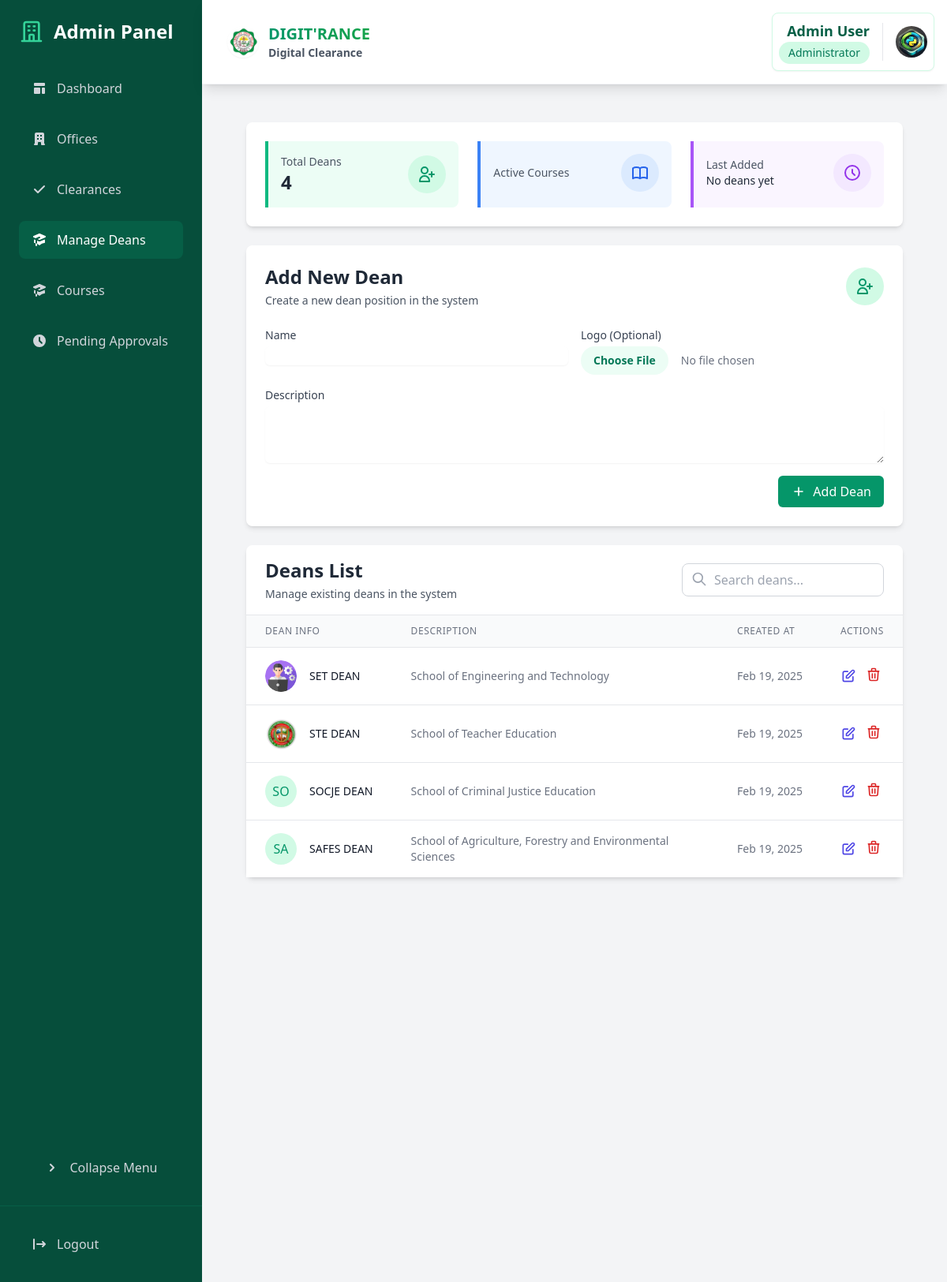
/dashboard/admin/deans/ (signed in), run on the app's committed database.
### core/models.py (models this page shows, shortened)
class Dean(models.Model):
    name = models.CharField(max_length=100, unique=True)
    logo = models.ImageField(upload_to='dean_logos/', blank=True, null=True)
    description = models.TextField(blank=True, null=True)
    created_at = models.DateTimeField(auto_now_add=True)

### core/views.py (the view, shortened to what this page needs)
# urls.py: path('dashboard/admin/deans/', views.admin_deans, name='admin_deans'),
@login_required
@user_passes_test(lambda u: u.is_superuser)
def admin_deans(request):
    deans = Dean.objects.all()
    return render(request, 'admin/deans.html', {'deans': deans})

### core/models.py (called while the page is built)
    def get_profile_picture_url(self):
        if self.profile_picture and hasattr(self.profile_picture, 'url'):
            return self.profile_picture.url
        return static('img/default-profile.png')

### templates/admin/deans.html (shortened to what this page needs)
{% extends 'admin/base_admin.html' %}
{% block admin_content %}
<div class="space-y-6">
    <div class="bg-white rounded-lg shadow-md p-6">
        <div class="grid grid-cols-1 md:grid-cols-3 gap-6">
            <div class="border-l-4 border-emerald-500 bg-emerald-50 p-4 rounded-r-lg">
                <div class="flex items-center justify-between">
                    <div>
                        <p class="text-sm text-gray-600">Total Deans</p>
                        <h3 class="text-2xl font-bold text-gray-800">{{ deans.count }}</h3>
                    </div>
                    <div class="p-3 bg-emerald-100 rounded-full">
                        <svg class="w-6 h-6 text-emerald-600" fill="none" stroke="currentColor" viewBox="0 0 24 24">
                            <path stroke-linecap="round" stroke-linejoin="round" stroke-width="2" d="M18 9v3m0 0v3m0-3h3m-3 0h-3m-2-5a4 4 0 11-8 0 4 4 0 018 0zM3 20a6 6 0 0112 0v1H3v-1z" />
                        </svg>
                    </div>
                </div>
            </div>
            <div class="border-l-4 border-blue-500 bg-blue-50 p-4 rounded-r-lg">
                <div class="flex items-center justify-between">
                    <div>
                        <p class="text-sm text-gray-600">Active Courses</p>
                    </div>
                    <div class="p-3 bg-blue-100 rounded-full">
                    </div>
                </div>
            </div>
            <div class="border-l-4 border-purple-500 bg-purple-50 p-4 rounded-r-lg">
                <div class="flex items-center justify-between">
                    <div>
                        <p class="text-sm text-gray-600">Last Added</p>
                        <h3 class="text-sm font-medium text-gray-800">{{ latest_dean.name|default:"No deans yet" }}</h3>
                    </div>
                    <div class="p-3 bg-purple-100 rounded-full">
                        <svg class="w-6 h-6 text-purple-600" fill="none" stroke="currentColor" viewBox="0 0 24 24">
                            <path stroke-linecap="round" stroke-linejoin="round" stroke-width="2" d="M12 8v4l3 3m6-3a9 9 0 11-18 0 9 9 0 0118 0z" />
                        </svg>
                    </div>
                </div>
            </div>
        </div>
    </div>
    <div class="bg-white rounded-lg shadow-md p-6 transform hover:shadow-lg transition-all duration-300">
        <div class="flex items-center justify-between mb-6">
            <div>
                <h2 class="text-2xl font-bold text-gray-800">Add New Dean</h2>
                <p class="text-sm text-gray-600 mt-1">Create a new dean position in the system</p>
            </div>
            <div class="p-3 bg-emerald-100 rounded-full">
                <svg class="w-6 h-6 text-emerald-600" fill="none" stroke="currentColor" viewBox="0 0 24 24">
                    <path stroke-linecap="round" stroke-linejoin="round" stroke-width="2" d="M18 9v3m0 0v3m0-3h3m-3 0h-3m-2-5a4 4 0 11-8 0 4 4 0 018 0zM3 20a6 6 0 0112 0v1H3v-1z" />
                </svg>
            </div>
        </div>
        <form method="POST" enctype="multipart/form-data" class="space-y-4">
            <div class="grid grid-cols-1 md:grid-cols-2 gap-4">
                <div>
                    <label for="name" class="block text-sm font-medium text-gray-700">Name</label>
                    <input type="text" name="name" id="name" required
                        class="mt-1 block w-full rounded-md border-gray-300 shadow-sm focus:border-emerald-500 focus:ring-emerald-500 transition-colors">
                </div>
                <div>
                    <label for="logo" class="block text-sm font-medium text-gray-700">Logo (Optional)</label>
                    <input type="file" name="logo" id="logo" accept="image/*"
                        class="mt-1 block w-full text-sm text-gray-500 file:mr-4 file:py-2 file:px-4 file:rounded-full file:border-0 file:text-sm file:font-semibold file:bg-emerald-50 file:text-emerald-700 hover:file:bg-emerald-100">
                </div>
                <div class="md:col-span-2">
                    <label for="description" class="block text-sm font-medium text-gray-700">Description</label>
                    <textarea name="description" id="description" rows="3"
                        class="mt-1 block w-full rounded-md border-gray-300 shadow-sm focus:border-emerald-500 focus:ring-emerald-500 transition-colors"></textarea>
                </div>
            </div>
            <div class="flex justify-end mt-6">
                <button type="submit"
                    class="inline-flex items-center px-4 py-2 bg-emerald-600 text-white rounded-md hover:bg-emerald-700 focus:outline-none focus:ring-2 focus:ring-offset-2 focus:ring-emerald-500 transition-colors">
                    <svg class="w-5 h-5 mr-2" fill="none" stroke="currentColor" viewBox="0 0 24 24">
                        <path stroke-linecap="round" stroke-linejoin="round" stroke-width="2" d="M12 6v6m0 0v6m0-6h6m-6 0H6" />
                    </svg>
                    Add Dean
                </button>
            </div>
        </form>
    </div>
    <div class="bg-white rounded-lg shadow-md">
        <div class="px-6 py-4 border-b border-gray-200">
            <div class="flex items-center justify-between">
                <div>
                    <h2 class="text-2xl font-bold text-gray-800">Deans List</h2>
                    <p class="text-sm text-gray-600 mt-1">Manage existing deans in the system</p>
                </div>
                <div class="relative">
                    <input type="text" id="searchDeans" placeholder="Search deans..."
                        class="w-64 pl-10 pr-4 py-2 border border-gray-300 rounded-lg focus:outline-none focus:ring-2 focus:ring-emerald-500">
                    <div class="absolute left-3 top-2.5 text-gray-400">
                        <svg class="w-5 h-5" fill="none" stroke="currentColor" viewBox="0 0 24 24">
                            <path stroke-linecap="round" stroke-linejoin="round" stroke-width="2" d="M21 21l-6-6m2-5a7 7 0 11-14 0 7 7 0 0114 0z" />
                        </svg>
                    </div>
                </div>
            </div>
        </div>
        <div class="overflow-x-auto">
            <table class="min-w-full divide-y divide-gray-200">
                <thead class="bg-gray-50">
                    <tr>
                        <th class="px-6 py-3 text-left text-xs font-medium text-gray-500 uppercase tracking-wider">Dean Info</th>
                        <th class="px-6 py-3 text-left text-xs font-medium text-gray-500 uppercase tracking-wider">Description</th>
                        <th class="px-6 py-3 text-left text-xs font-medium text-gray-500 uppercase tracking-wider">Created At</th>
                        <th class="px-6 py-3 text-left text-xs font-medium text-gray-500 uppercase tracking-wider">Actions</th>
                    </tr>
                </thead>
                <tbody class="bg-white divide-y divide-gray-200">
                    {% for dean in deans %}
                    <tr class="hover:bg-gray-50 transition-colors">
                        <td class="px-6 py-4 whitespace-nowrap">
                            <div class="flex items-center">
                                {% if dean.logo %}
                                <img src="{{ dean.logo.url }}" alt="{{ dean.name }}" class="h-10 w-10 rounded-full object-cover">
                                {% else %}
                                <div class="flex-shrink-0 h-10 w-10 bg-emerald-100 rounded-full flex items-center justify-center">
                                    <span class="text-emerald-600 font-medium">{{ dean.name|slice:":2" }}</span>
                                </div>
                                {% endif %}
                                <div class="ml-4">
                                    <div class="text-sm font-medium text-gray-900">{{ dean.name }}</div>
                                </div>
                            </div>
                        </td>
                        <td class="px-6 py-4">
                            <div class="text-sm text-gray-500">{{ dean.description|default:"-"|truncatechars:100 }}</div>
                        </td>
                        <td class="px-6 py-4 whitespace-nowrap text-sm text-gray-500">
                            {{ dean.created_at|date:"M d, Y" }}
                        </td>
                        <td class="px-6 py-4 whitespace-nowrap text-sm font-medium">
                            <div class="flex items-center space-x-3">
                                <button onclick="editDean('{{ dean.id }}')"
                                    class="text-indigo-600 hover:text-indigo-900 transition-colors">
                                    <svg class="w-5 h-5" fill="none" stroke="currentColor" viewBox="0 0 24 24">
                                        <path stroke-linecap="round" stroke-linejoin="round" stroke-width="2" d="M11 5H6a2 2 0 00-2 2v11a2 2 0 002 2h11a2 2 0 002-2v-5m-1.414-9.414a2 2 0 112.828 2.828L11.828 15H9v-2.828l8.586-8.586z" />
                                    </svg>
                                </button>
                                <form method="POST" class="inline">
                                    <button type="submit"
                                            class="text-red-600 hover:text-red-900 transition-colors"
                                            onclick="return confirm('Are you sure you want to delete this dean?')">
                                        <svg class="w-5 h-5" fill="none" stroke="currentColor" viewBox="0 0 24 24">
                                            <path stroke-linecap="round" stroke-linejoin="round" stroke-width="2" d="M19 7l-.867 12.142A2 2 0 0116.138 21H7.862a2 2 0 01-1.995-1.858L5 7m5 4v6m4-6v6m1-10V4a1 1 0 00-1-1h-4a1 1 0 00-1 1v3M4 7h16" />
                                        </svg>
                                    </button>
                                </form>
                            </div>
                        </td>
                    </tr>
                    {% empty %}
                    <tr>
                        <td colspan="4" class="px-6 py-4 text-center text-gray-500">
                            No deans found in the system
                        </td>
                    </tr>
                    {% endfor %}
                </tbody>
            </table>
        </div>
    </div>
</div>
{% endblock %}

### templates/components/navbar.html (shortened to what this page needs)
{% load static %}
<header class="bg-white shadow-lg p-4 flex justify-between items-center border-b border-gray-100 sticky top-0 z-50">
    <div class="flex items-center">
        <h1 class="text-xl font-bold flex items-center ml-4 text-gray-800">
            <a href="{% url 'home' %}" class="flex items-center group">
                <img src="{% static 'img/permit_logo.png' %}" alt="JHCSC Logo" class="h-10 w-10 mr-3 rounded-full shadow-sm">
                <div class="flex flex-col">
                    <span class="text-gradient bg-clip-text text-transparent bg-gradient-to-r from-emerald-600 to-green-600 group-hover:from-emerald-700 group-hover:to-green-700 transition-all">
                    </span>
                    <span class="text-sm text-gray-600">Digital Clearance</span>
                </div>
            </a>
        </h1>    </div>
    <div class="flex items-center">
        {% if user.is_authenticated %}
            <div class="bg-white rounded-lg shadow-sm border border-emerald-100 hover:shadow-md transition-all duration-200">
                <div class="flex items-center space-x-4 p-2">
                    <div class="flex flex-col items-end">
                        <span class="font-semibold text-lg text-emerald-800">
                            {% if user.programchair %}
                                {{ user.get_full_name }}
                            {% elif user.student %}
                                {{ user.student.full_name }}
                            {% elif user.staff %}
                                {{ user.get_full_name }}
                            {% else %}
                                {{ user.get_full_name }}
                            {% endif %}
                        </span>
                        <span class="text-sm px-3 py-1 bg-emerald-100 text-emerald-700 rounded-full font-medium">
                            {% if user.programchair %}
                                Program Chair
                            {% elif user.student %}
                                Student
                            {% elif user.staff %}
                                {{ user.staff.office.name }} Staff
                            {% elif user.is_superuser %}
                                Administrator
                            {% endif %}
                        </span>
                    </div>
                    <div class="relative group">
                        {% if user.student %}
                            <img src="{{ user.student.get_profile_picture_url }}"
                                 alt="Profile"
                                 class="w-10 h-10 rounded-full object-cover">
                        {% elif user.programchair %}
                            <img src="{{ user.programchair.get_profile_picture_url }}"
                                 alt="Profile"
                                 class="w-10 h-10 rounded-full object-cover">
                        {% elif user.staff %}
                            <img src="{{ user.staff.get_profile_picture_url }}"
                                 alt="Profile"
                                 class="w-10 h-10 rounded-full object-cover">
                        {% elif user.is_superuser %}
                            {% if user.userprofile %}
                                <img src="{{ user.userprofile.get_profile_picture_url }}"
                                     alt="Profile"
                                     class="w-10 h-10 rounded-full object-cover">
                            {% else %}
                                <img src="{% static 'img/default-profile.png' %}"
                                     alt="Profile"
                                     class="w-10 h-10 rounded-full object-cover">
                            {% endif %}
                        {% endif %}
                    </div>
                </div>
            </div>
        {% endif %}
    </div>
</header>

### templates/components/navbar.html (style rules this page uses)
.text-gradient { background-size: 100%; -webkit-background-clip: text; -moz-background-clip: text; -webkit-text-fill-color: transparent; -moz-text-fill-color: transparent; }

### data on the page
Dean: logo (picture), name "SET DEAN", description "School of Engineering and Technology", created_at "Feb 19, 2025"
Dean: logo (picture), name "STE DEAN", description "School of Teacher Education", created_at "Feb 19, 2025"
Dean: name "SO", name "SOCJE DEAN", description "School of Criminal Justice Education", created_at "Feb 19, 2025"
Dean: name "SA", name "SAFES DEAN", description "School of Agriculture, Forestry and Environmental Sciences", created_at "Feb 19, 2025"

### other printed values
{{ user.get_full_name }} "Admin User"
{{ deans.count }} "4"
{{ latest_dean.name|default:"No deans yet" }} "No deans yet"
